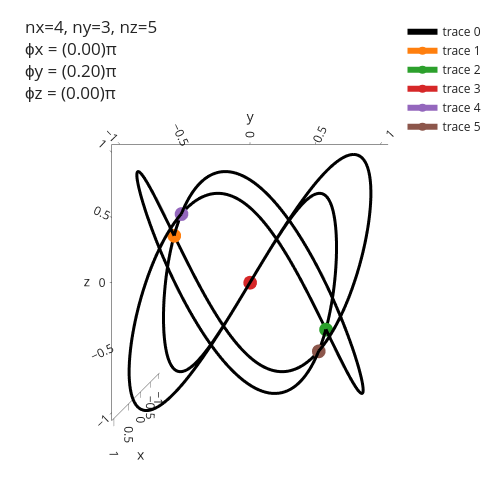
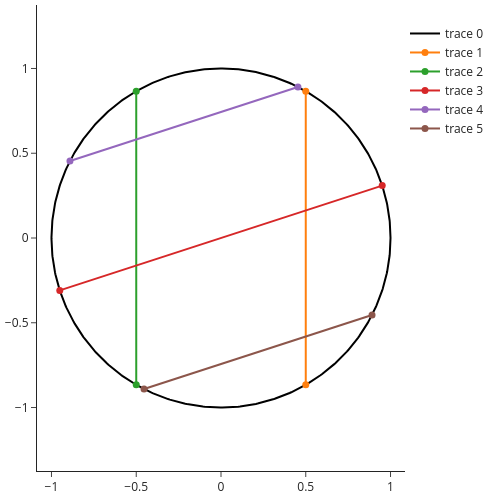

The code cell stored with these charts, in order, in its notebook:
### Code cell
Liss(4,3,5, 0,(1/5)*np.pi,0, circle=1)

### Figure 1 — Plotly figure (JSON) as saved in the notebook; plotly's stock layout.template omitted (floating-point values rounded to 4 significant figures; data arrays with more than 128 entries replaced by an {"elided": "..."} marker saying what was removed)
{"data": [{"line": {"color": "black", "width": 6}, "mode": "lines", "type": "scatter3d", "x": {"elided": "600 float values"}, "y": {"elided": "600 float values"}, "z": {"elided": "600 float values"}}, {"line": {"width": 6}, "marker": {"size": 8}, "type": "scatter3d", "x": [-0.5, -0.5], "y": [-0.809, -0.809], "z": [0.5, 0.5]}, {"line": {"width": 6}, "marker": {"size": 8}, "type": "scatter3d", "x": [-0.5, -0.5], "y": [0.809, 0.809], "z": [-0.5, -0.5]}, {"line": {"width": 6}, "marker": {"size": 8}, "type": "scatter3d", "x": [0.309, 0.309], "y": [6.123e-17, 3.062e-16], "z": [6.123e-17, 5.511e-16]}, {"line": {"width": 6}, "marker": {"size": 8}, "type": "scatter3d", "x": [-0.309, -0.309], "y": [-0.7071, -0.7071], "z": [0.7071, 0.7071]}, {"line": {"width": 6}, "marker": {"size": 8}, "type": "scatter3d", "x": [-0.309, -0.309], "y": [0.7071, 0.7071], "z": [-0.7071, -0.7071]}], "layout": {"height": 500, "legend": {"x": 0.805, "y": 1.11}, "margin": {"b": 0, "l": 0, "r": 0, "t": 65}, "scene": {"camera": {"eye": {"x": 2.4, "y": 0, "z": 0}, "up": {"x": 0, "y": 0, "z": 1}}}, "title": {"text": "nx=4, ny=3, nz=5<br>ϕx = (0.00)π<br>ϕy = (0.20)π<br>ϕz = (0.00)π"}, "width": 500}}

### Figure 2 — Plotly figure (JSON) as saved in the notebook; plotly's stock layout.template omitted (floating-point values rounded to 4 significant figures; data arrays with more than 128 entries replaced by an {"elided": "..."} marker saying what was removed)
{"data": [{"line": {"color": "black", "width": 2}, "type": "scatter", "x": {"elided": "600 float values"}, "y": {"elided": "600 float values"}}, {"line": {"width": 2}, "marker": {"size": 7}, "type": "scatter", "x": [0.5, 0.5], "y": [0.866, -0.866]}, {"line": {"width": 2}, "marker": {"size": 7}, "type": "scatter", "x": [-0.5, -0.5], "y": [0.866, -0.866]}, {"line": {"width": 2}, "marker": {"size": 7}, "type": "scatter", "x": [0.9511, -0.9511], "y": [0.309, -0.309]}, {"line": {"width": 2}, "marker": {"size": 7}, "type": "scatter", "x": [0.454, -0.891], "y": [0.891, 0.454]}, {"line": {"width": 2}, "marker": {"size": 7}, "type": "scatter", "x": [-0.454, 0.891], "y": [-0.891, -0.454]}], "layout": {"height": 500, "legend": {"x": 1, "y": 0.97}, "margin": {"b": 5, "l": 5, "r": 95, "t": 5}, "width": 500, "yaxis": {"scaleanchor": "x", "scaleratio": 1}}}
